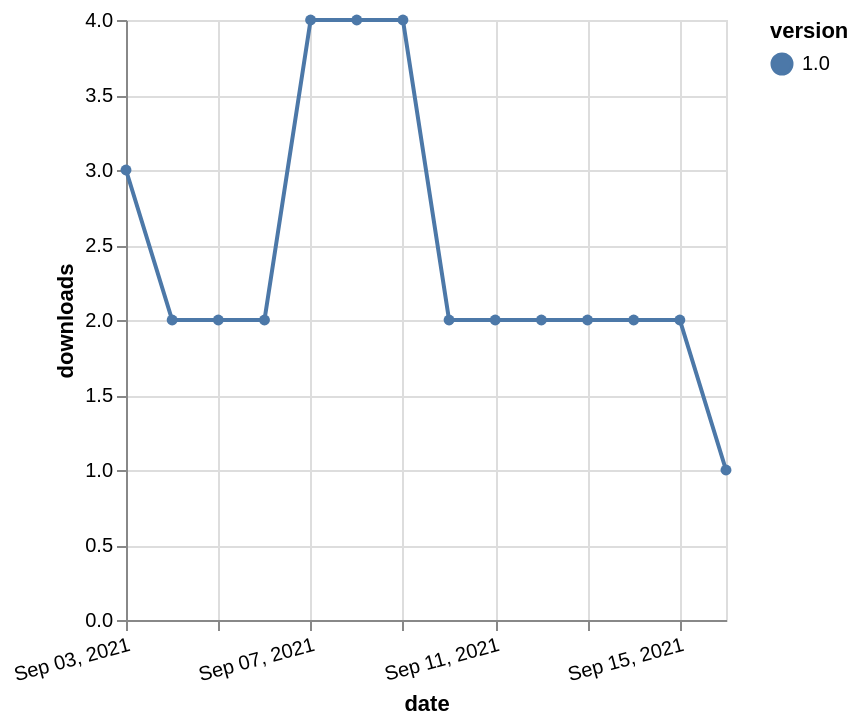

Vega-Lite specification for this chart:
### Vega-Lite specification from a JSON file in a GitHub repository (floating-point values rounded to 4 significant figures)
{"$schema": "https://vega.github.io/schema/vega-lite/v5.json", "description": "A simple bar chart with embedded data.", "data": {"values": [{"date": "2021-09-03", "total": 1407, "delta": 3, "version": "1.0"}, {"date": "2021-09-04", "total": 1409, "delta": 2, "version": "1.0"}, {"date": "2021-09-05", "total": 1411, "delta": 2, "version": "1.0"}, {"date": "2021-09-06", "total": 1413, "delta": 2, "version": "1.0"}, {"date": "2021-09-07", "total": 1417, "delta": 4, "version": "1.0"}, {"date": "2021-09-08", "total": 1421, "delta": 4, "version": "1.0"}, {"date": "2021-09-09", "total": 1425, "delta": 4, "version": "1.0"}, {"date": "2021-09-10", "total": 1427, "delta": 2, "version": "1.0"}, {"date": "2021-09-11", "total": 1429, "delta": 2, "version": "1.0"}, {"date": "2021-09-12", "total": 1431, "delta": 2, "version": "1.0"}, {"date": "2021-09-13", "total": 1433, "delta": 2, "version": "1.0"}, {"date": "2021-09-14", "total": 1435, "delta": 2, "version": "1.0"}, {"date": "2021-09-15", "total": 1437, "delta": 2, "version": "1.0"}, {"date": "2021-09-16", "total": 1438, "delta": 1, "version": "1.0"}]}, "width": "container", "mark": {"type": "line", "point": {"filled": true}}, "encoding": {"x": {"field": "date", "type": "temporal", "timeUnit": "yearmonthdate", "title": "date", "axis": {"labelAngle": -15}}, "y": {"field": "delta", "type": "quantitative", "title": "downloads"}, "color": {"field": "version", "type": "nominal"}, "tooltip": {"field": "delta"}}}
